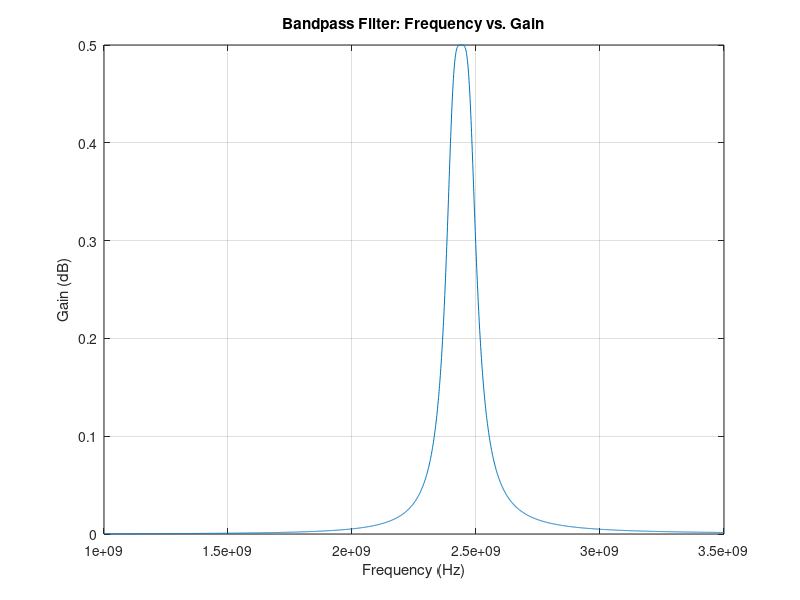

Reproduce this figure in MATLAB.
clear all
close all
clc

%declare inductor/capacitor/resistor values
L1 = 112.54e-9;
C1 = 37.806e-15;
L2 = 94.514e-12;
C2 = 45.016e-12;
R = 50

%define frequency array and the empty H(w) values array
f = linspace(1e9,3.5e9,2501);
w = f.*2*pi;
Hw = zeros(1,2501); %V2/Vg


for i = 1:2501
    %evaluate individual a-values
    AL1 = [1 j*w(i)*L1 ; 0 1];
    AC1 = [1 1/(j*w(i)*C1) ; 0 1];
    AL2 = [1 0 ; 1/(j*w(i)*L2) 1];
    AC2 = [1 0 ; j*w(i)*C2 1];
    %matrix multiply into the final array
    A = AL1*AC1*AL2*AC2;
    %use final array to calculate V2/Vg as this frequency
    Hw(i) = R / ( (A(1,1)+A(2,1)*R) * R + A(1,2) + A(2,2)*R);
end

%plot the graph
plot(f,(abs(Hw)))
grid on
xlabel('Frequency (Hz)')
ylabel('Gain (dB)')
title('Bandpass Filter: Frequency vs. Gain')